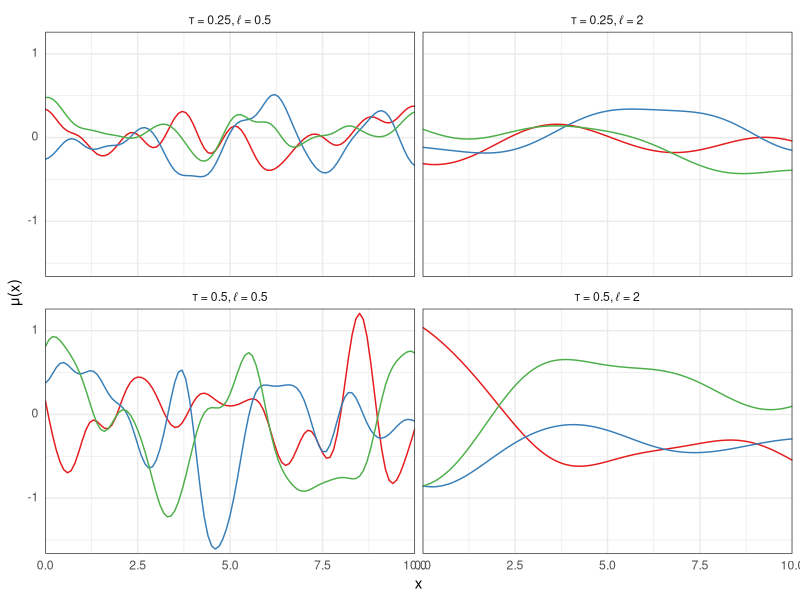

The R source for this figure:
## ---- chunk 1
knitr::opts_chunk$set(echo = TRUE, dpi = 300, comment = "#>")

library(glue)
library(ggtext)
library(tidyverse)

theme_set(
  theme_bw() +
    theme(axis.ticks = element_blank(), strip.background = element_blank())
)
## ---- chunk 2
squared_exponential_cov <- function(x, tau, l) {
  n <- length(x)
  k <- matrix(0, nrow = n, ncol = n)
  denom <- 2 * (l^2)
  for (i in 1:n) {
    for (j in 1:n) {
      a <- x[i]
      b <- x[j]
      k[i, j] <- tau^2 * exp(-(abs(a - b)^2) / (denom))
    }
  }
  return(k)
}

my_gaussian_process <- function(x, tau, l, n = 3) {
  m <- rep(0, length(x))
  k <- squared_exponential_cov(x = x, tau = tau, l = l)
  gp_samples <- mvtnorm::rmvnorm(n = n, mean = m, sigma = k)
  return(gp_samples)
}

tidy_gp <- function(x, tau, l, n = 3) {
  my_gaussian_process(x = x, tau = tau, l = l, n = n) %>%
    as.data.frame() %>%
    as_tibble() %>%
    set_names(x) %>%
    mutate(sample_idx = as.character(1:n())) %>%
    pivot_longer(-sample_idx, names_to = "x", values_to = "y") %>%
    mutate(x = as.numeric(x))
}

set.seed(0)
x <- seq(0, 10, by = 0.1)
gp_samples <- tibble(tau = c(0.25, 0.5, 0.25, 0.5), l = c(0.5, 0.5, 2, 2)) %>%
  mutate(samples = purrr::map2(tau, l, ~ tidy_gp(x = x, tau = .x, l = .y, n = 3))) %>%
  unnest(samples)

gp_samples %>%
  mutate(grp = glue("\u03C4 = {tau}, \u2113 = {l}")) %>%
  ggplot(aes(x = x, y = y)) +
  facet_wrap(vars(grp), nrow = 2) +
  geom_line(aes(color = sample_idx)) +
  scale_x_continuous(expand = expansion(c(0, 0))) +
  scale_y_continuous(expand = expansion(c(0.02, 0.02))) +
  scale_color_brewer(type = "qual", palette = "Set1") +
  theme(legend.position = "none", axis.text.y = element_markdown()) +
  labs(x = "x", y = "\u03BC(x)")
## ---- chunk 3
sessionInfo()
